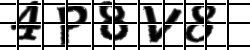
#> input picture Python/data/captcha.png, 250 x 50 px
$ python detectedCaptcha.py ../data/captcha.png
#> lines starting #> are read from the running program, lines starting #| are printed output that depends on the picture; after the words box and inside, x2 and y2 are one past the last pixel; in counts of white or black regions, pixels touching at a corner belong together
import cv2
import numpy as np
import sys

def detect_captcha_type(image_path):
    """Détecte si un CAPTCHA est segmenté ou manuscrit."""
#> called with image_path = '../data/captcha.png'
    image = cv2.imread(image_path, cv2.IMREAD_GRAYSCALE)
#> image is the input picture: shape (50, 250); min 0, max 255, mean 164.4

    if image is None:
        print("❌ Erreur : Impossible de charger l'image. Vérifiez le chemin.")
        return None

    # Appliquer un seuillage adaptatif pour détecter le texte
    _, thresholded = cv2.threshold(image, 0, 255, cv2.THRESH_BINARY + cv2.THRESH_OTSU)
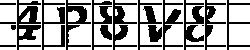
#> thresholded: shape (50, 250); 63.6% white; 17 black regions (1 under 20 px)

    # Détecter les contours
    contours, _ = cv2.findContours(thresholded, cv2.RETR_EXTERNAL, cv2.CHAIN_APPROX_SIMPLE)
#> contours = 19 contours, 2 with area under 20; largest, box (x1, y1, x2, y2) and area: (140, 0, 163, 50) 737, (0, 0, 17, 50) 643, (44, 0, 66, 50) 638, (207, 0, 227, 50) 608, (115, 0, 138, 50) 602

    # Vérifier le nombre de segments détectés
    if len(contours) > 5:
        print("🔹 Type détecté : CAPTCHA segmenté (lettres séparées)")
        print("📌 Modèle recommandé : microsoft/trocr-base-handwritten")
        return "trocr-base"
    else:
        print("🔹 Type détecté : CAPTCHA manuscrit (bruité)")
        print("📌 Modèle recommandé : microsoft/trocr-large-handwritten")
        return "trocr-large"

if __name__ == "__main__":
    if len(sys.argv) < 2:
        print("❌ Erreur : Veuillez fournir un chemin d'image en argument.")
        print("📝 Exemple : python test_captcha_type.py ./data/captcha.png")
        sys.exit(1)

    image_path = sys.argv[1]
    detect_captcha_type(image_path)

    #xxxx
